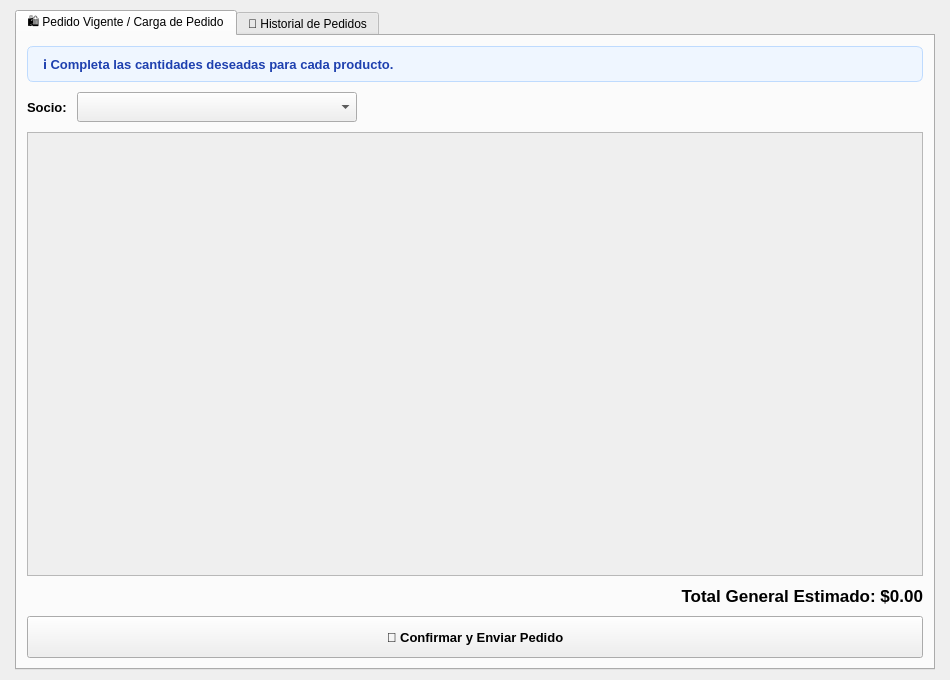
<?xml version="1.0" encoding="UTF-8"?>
<ui version="4.0">
 <class>PedidoView</class>
 <widget class="QWidget" name="PedidoView">
  <property name="geometry">
   <rect>
    <x>0</x>
    <y>0</y>
    <width>950</width>
    <height>680</height>
   </rect>
  </property>
  <property name="windowTitle">
   <string>Gestión y Carga de Pedidos</string>
  </property>
  <layout class="QVBoxLayout" name="verticalLayoutRoot">
   <property name="spacing">
    <number>10</number>
   </property>
   <property name="leftMargin">
    <number>15</number>
   </property>
   <property name="topMargin">
    <number>10</number>
   </property>
   <property name="rightMargin">
    <number>15</number>
   </property>
   <property name="bottomMargin">
    <number>10</number>
   </property>
   <item>
    <widget class="QTabWidget" name="tabs_pedidos">
     <property name="currentIndex">
      <number>0</number>
     </property>
     <widget class="QWidget" name="tab_pedido_vigente">
      <attribute name="title">
       <string>🛍️ Pedido Vigente / Carga de Pedido</string>
      </attribute>
      <layout class="QVBoxLayout" name="layoutTabVigente">
       <property name="spacing">
        <number>10</number>
       </property>
       <property name="leftMargin">
        <number>10</number>
       </property>
       <property name="topMargin">
        <number>10</number>
       </property>
       <property name="rightMargin">
        <number>10</number>
       </property>
       <property name="bottomMargin">
        <number>10</number>
       </property>
       <item>
        <widget class="QLabel" name="lbl_banner_vigente">
         <property name="styleSheet">
          <string notr="true">background-color: #eff6ff; color: #1e40af; border: 1px solid #bfdbfe; border-radius: 6px; padding: 8px 12px; font-weight: bold; font-size: 13px;</string>
         </property>
         <property name="text">
          <string>ℹ️ Completa las cantidades deseadas para cada producto.</string>
         </property>
        </widget>
       </item>
       <item>
        <layout class="QHBoxLayout" name="layout_socio_selector">
         <property name="spacing">
          <number>10</number>
         </property>
         <item>
          <widget class="QLabel" name="lbl_socio_actual">
           <property name="font">
            <font>
             <family>Arial</family>
             <pointsize>10</pointsize>
             <bold>true</bold>
            </font>
           </property>
           <property name="text">
            <string>Socio:</string>
           </property>
          </widget>
         </item>
         <item>
          <widget class="QComboBox" name="cmb_socio_seleccion">
           <property name="minimumSize">
            <size>
             <width>280</width>
             <height>30</height>
            </size>
           </property>
          </widget>
         </item>
         <item>
          <spacer name="horizontalSpacerSocio">
           <property name="orientation">
            <enum>Qt::Horizontal</enum>
           </property>
           <property name="sizeHint" stdset="0">
            <size>
             <width>40</width>
             <height>20</height>
            </size>
           </property>
          </spacer>
         </item>
        </layout>
       </item>
       <item>
        <widget class="QScrollArea" name="scroll_area_tablas">
         <property name="widgetResizable">
          <bool>true</bool>
         </property>
         <property name="frameShape">
          <enum>QFrame::StyledPanel</enum>
         </property>
         <widget class="QWidget" name="scroll_content">
          <property name="geometry">
           <rect>
            <x>0</x>
            <y>0</y>
            <width>890</width>
            <height>400</height>
           </rect>
          </property>
          <layout class="QVBoxLayout" name="layout_tablas_proveedores">
           <property name="spacing">
            <number>15</number>
           </property>
           <property name="leftMargin">
            <number>5</number>
           </property>
           <property name="topMargin">
            <number>5</number>
           </property>
           <property name="rightMargin">
            <number>5</number>
           </property>
           <property name="bottomMargin">
            <number>5</number>
           </property>
          </layout>
         </widget>
        </widget>
       </item>
       <item>
        <layout class="QHBoxLayout" name="layout_total">
         <item>
          <spacer name="horizontalSpacerTot">
           <property name="orientation">
            <enum>Qt::Horizontal</enum>
           </property>
           <property name="sizeHint" stdset="0">
            <size>
             <width>40</width>
             <height>20</height>
            </size>
           </property>
          </spacer>
         </item>
         <item>
          <widget class="QLabel" name="lbl_total">
           <property name="font">
            <font>
             <family>Arial</family>
             <pointsize>13</pointsize>
             <bold>true</bold>
            </font>
           </property>
           <property name="text">
            <string>Total General Estimado: $0.00</string>
           </property>
           <property name="alignment">
            <set>Qt::AlignRight|Qt::AlignTrailing|Qt::AlignVCenter</set>
           </property>
          </widget>
         </item>
        </layout>
       </item>
       <item>
        <widget class="QPushButton" name="btn_confirmar">
         <property name="minimumSize">
          <size>
           <width>0</width>
           <height>42</height>
          </size>
         </property>
         <property name="font">
          <font>
           <family>Arial</family>
           <pointsize>10</pointsize>
           <bold>true</bold>
          </font>
         </property>
         <property name="text">
          <string>🛒 Confirmar y Enviar Pedido</string>
         </property>
        </widget>
       </item>
      </layout>
     </widget>
     <widget class="QWidget" name="tab_historial">
      <attribute name="title">
       <string>📜 Historial de Pedidos</string>
      </attribute>
      <layout class="QVBoxLayout" name="layoutTabHistorial">
       <property name="spacing">
        <number>10</number>
       </property>
       <property name="leftMargin">
        <number>10</number>
       </property>
       <property name="topMargin">
        <number>10</number>
       </property>
       <property name="rightMargin">
        <number>10</number>
       </property>
       <property name="bottomMargin">
        <number>10</number>
       </property>
       <item>
        <widget class="QLabel" name="lbl_info_historial">
         <property name="font">
          <font>
           <family>Arial</family>
           <pointsize>10</pointsize>
           <bold>true</bold>
          </font>
         </property>
         <property name="text">
          <string>📋 Registro histórico de pedidos realizados y su estado operativo:</string>
         </property>
        </widget>
       </item>
       <item>
        <widget class="QTableWidget" name="tabla_historial">
         <property name="alternatingRowColors">
          <bool>true</bool>
         </property>
         <property name="selectionMode">
          <enum>QAbstractItemView::SingleSelection</enum>
         </property>
         <property name="selectionBehavior">
          <enum>QAbstractItemView::SelectRows</enum>
         </property>
        </widget>
       </item>
       <item>
        <layout class="QHBoxLayout" name="layout_btn_historial">
         <item>
          <spacer name="horizontalSpacerHist">
           <property name="orientation">
            <enum>Qt::Horizontal</enum>
           </property>
           <property name="sizeHint" stdset="0">
            <size>
             <width>40</width>
             <height>20</height>
            </size>
           </property>
          </spacer>
         </item>
         <item>
          <widget class="QPushButton" name="btn_refrescar_historial">
           <property name="minimumSize">
            <size>
             <width>160</width>
             <height>34</height>
            </size>
           </property>
           <property name="text">
            <string>🔄 Actualizar Historial</string>
           </property>
          </widget>
         </item>
        </layout>
       </item>
      </layout>
     </widget>
    </widget>
   </item>
  </layout>
 </widget>
 <resources/>
 <connections/>
</ui>
